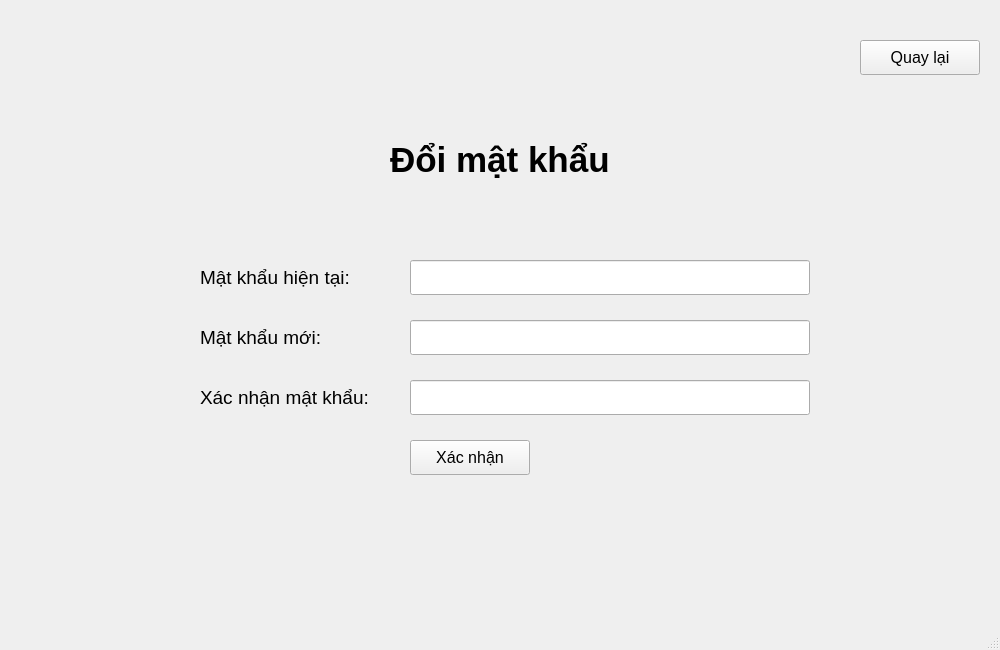
<?xml version="1.0" encoding="UTF-8"?>
<ui version="4.0">
 <class>MainWindow</class>
 <widget class="QMainWindow" name="MainWindow">
  <property name="geometry">
   <rect>
    <x>0</x>
    <y>0</y>
    <width>1000</width>
    <height>650</height>
   </rect>
  </property>
  <property name="windowTitle">
   <string>MainWindow</string>
  </property>
  <widget class="QWidget" name="centralwidget">
   <widget class="QLabel" name="label_4">
    <property name="geometry">
     <rect>
      <x>200</x>
      <y>380</y>
      <width>211</width>
      <height>35</height>
     </rect>
    </property>
    <property name="font">
     <font>
      <pointsize>14</pointsize>
     </font>
    </property>
    <property name="text">
     <string>Xác nhận mật khẩu:</string>
    </property>
   </widget>
   <widget class="QLineEdit" name="renew">
    <property name="geometry">
     <rect>
      <x>410</x>
      <y>380</y>
      <width>400</width>
      <height>35</height>
     </rect>
    </property>
    <property name="font">
     <font>
      <pointsize>12</pointsize>
     </font>
    </property>
    <property name="text">
     <string notr="true"/>
    </property>
    <property name="echoMode">
     <enum>QLineEdit::Password</enum>
    </property>
   </widget>
   <widget class="QLabel" name="label_3">
    <property name="geometry">
     <rect>
      <x>200</x>
      <y>320</y>
      <width>211</width>
      <height>35</height>
     </rect>
    </property>
    <property name="font">
     <font>
      <pointsize>14</pointsize>
     </font>
    </property>
    <property name="text">
     <string>Mật khẩu mới:</string>
    </property>
   </widget>
   <widget class="QLineEdit" name="new_2">
    <property name="geometry">
     <rect>
      <x>410</x>
      <y>320</y>
      <width>400</width>
      <height>35</height>
     </rect>
    </property>
    <property name="font">
     <font>
      <pointsize>12</pointsize>
     </font>
    </property>
    <property name="text">
     <string notr="true"/>
    </property>
    <property name="echoMode">
     <enum>QLineEdit::Password</enum>
    </property>
   </widget>
   <widget class="QPushButton" name="back">
    <property name="geometry">
     <rect>
      <x>860</x>
      <y>40</y>
      <width>120</width>
      <height>35</height>
     </rect>
    </property>
    <property name="font">
     <font>
      <pointsize>12</pointsize>
     </font>
    </property>
    <property name="text">
     <string>Quay lại</string>
    </property>
   </widget>
   <widget class="QLabel" name="label_2">
    <property name="geometry">
     <rect>
      <x>200</x>
      <y>260</y>
      <width>201</width>
      <height>35</height>
     </rect>
    </property>
    <property name="font">
     <font>
      <pointsize>14</pointsize>
     </font>
    </property>
    <property name="text">
     <string>Mật khẩu hiện tại:</string>
    </property>
   </widget>
   <widget class="QPushButton" name="confirm">
    <property name="geometry">
     <rect>
      <x>410</x>
      <y>440</y>
      <width>120</width>
      <height>35</height>
     </rect>
    </property>
    <property name="font">
     <font>
      <pointsize>12</pointsize>
     </font>
    </property>
    <property name="text">
     <string>Xác nhận</string>
    </property>
   </widget>
   <widget class="QLabel" name="label_8">
    <property name="geometry">
     <rect>
      <x>390</x>
      <y>130</y>
      <width>301</width>
      <height>60</height>
     </rect>
    </property>
    <property name="font">
     <font>
      <pointsize>26</pointsize>
      <weight>75</weight>
      <bold>true</bold>
     </font>
    </property>
    <property name="text">
     <string>Đổi mật khẩu</string>
    </property>
   </widget>
   <widget class="QLineEdit" name="old">
    <property name="geometry">
     <rect>
      <x>410</x>
      <y>260</y>
      <width>400</width>
      <height>35</height>
     </rect>
    </property>
    <property name="font">
     <font>
      <pointsize>12</pointsize>
     </font>
    </property>
    <property name="text">
     <string notr="true"/>
    </property>
    <property name="echoMode">
     <enum>QLineEdit::Password</enum>
    </property>
   </widget>
  </widget>
  <widget class="QMenuBar" name="menubar">
   <property name="geometry">
    <rect>
     <x>0</x>
     <y>0</y>
     <width>1000</width>
     <height>26</height>
    </rect>
   </property>
  </widget>
  <widget class="QStatusBar" name="statusbar"/>
 </widget>
 <resources/>
 <connections/>
</ui>
